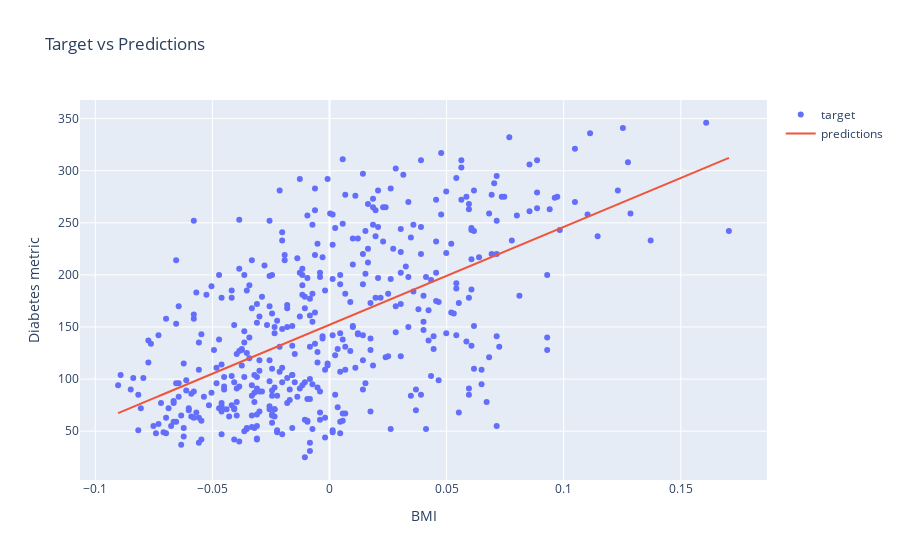

This figure's notebook cell:
### Markdown cell above
* Using `plotly`, view your model and actual values again

### Code cell
fig = go.Figure()
fig.add_trace(go.Scatter(x=diabetes_X, y=y,
                    mode='markers',
                    name='target'))
fig.add_trace(go.Scatter(x=diabetes_X, y=model(diabetes_X),
                    mode='lines',
                    name='predictions'))
fig.update_layout(
    title="Target vs Predictions",
    xaxis_title="BMI",
    yaxis_title="Diabetes metric"
    )
fig.show()

### Figure 1 — Plotly figure (JSON) as saved in the notebook; plotly's stock layout.template omitted (floating-point values rounded to 4 significant figures; data arrays with more than 128 entries replaced by an {"elided": "..."} marker saying what was removed)
{"data": [{"mode": "markers", "name": "target", "type": "scatter", "x": {"elided": "442 float values"}, "y": {"elided": "442 int values"}}, {"mode": "lines", "name": "predictions", "type": "scatter", "x": {"elided": "442 float values"}, "y": {"elided": "442 float values"}}], "layout": {"title": {"text": "Target vs Predictions"}, "xaxis": {"title": {"text": "BMI"}}, "yaxis": {"title": {"text": "Diabetes metric"}}}}
